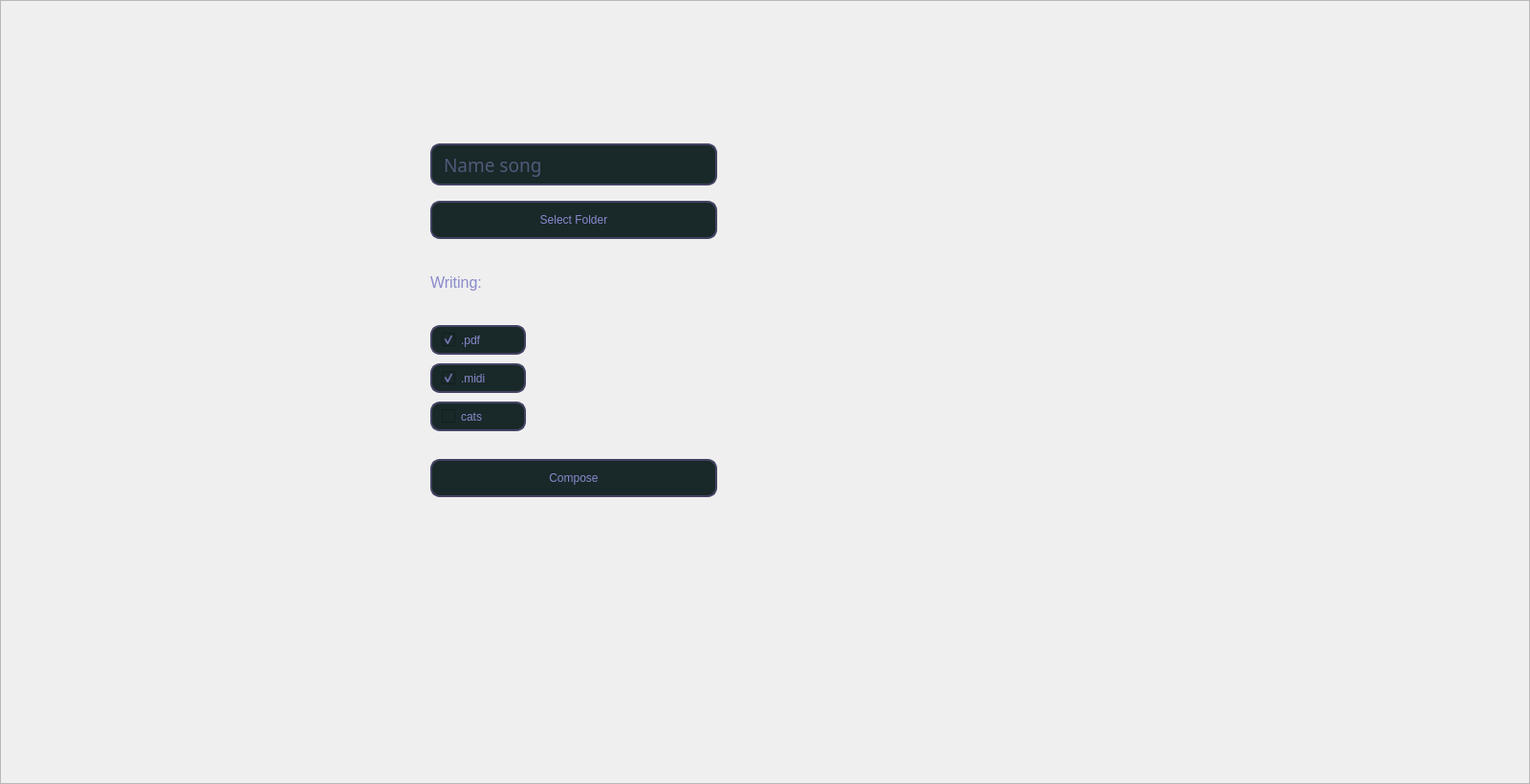
   <widget class="QFrame" name="write">
    <property name="geometry">
     <rect>
      <x>0</x>
      <y>80</y>
      <width>1600</width>
      <height>820</height>
     </rect>
    </property>
    <property name="frameShape">
     <enum>QFrame::StyledPanel</enum>
    </property>
    <property name="frameShadow">
     <enum>QFrame::Raised</enum>
    </property>
    <widget class="QCheckBox" name="pdf">
     <property name="geometry">
      <rect>
       <x>450</x>
       <y>340</y>
       <width>100</width>
       <height>31</height>
      </rect>
     </property>
     <property name="styleSheet">
      <string notr="true">QCheckBox {
	border: 2px solid rgb(67, 67, 100);
	border-radius: 10px;
	color: rgb(137, 137, 206);
	padding-left: 10px;
	padding-right: 10px;
	
	background-color: rgb(25, 40, 40);
}

QCheckBox:hover {
	border: 2px solid rgb(36, 36, 54);
}

QCheckBox:focus {
	border: rgb(85, 170, 255);
	background-color: rgb(24, 40, 40);
}

</string>
     </property>
     <property name="text">
      <string>.pdf</string>
     </property>
     <property name="checkable">
      <bool>true</bool>
     </property>
     <property name="checked">
      <bool>true</bool>
     </property>
    </widget>
    <widget class="QCheckBox" name="midi">
     <property name="geometry">
      <rect>
       <x>450</x>
       <y>380</y>
       <width>100</width>
       <height>31</height>
      </rect>
     </property>
     <property name="styleSheet">
      <string notr="true">QCheckBox {
	border: 2px solid rgb(67, 67, 100);
	border-radius: 10px;
	color: rgb(137, 137, 206);
	padding-left: 10px;
	padding-right: 10px;
	
	background-color: rgb(25, 40, 40);
}

QCheckBox:hover {
	border: 2px solid rgb(36, 36, 54);
}

QCheckBox:focus {
	border: rgb(85, 170, 255);
	background-color: rgb(24, 40, 40);
}

</string>
     </property>
     <property name="text">
      <string>.midi</string>
     </property>
     <property name="checked">
      <bool>true</bool>
     </property>
    </widget>
    <widget class="QPushButton" name="compose">
     <property name="geometry">
      <rect>
       <x>450</x>
       <y>480</y>
       <width>300</width>
       <height>40</height>
      </rect>
     </property>
     <property name="minimumSize">
      <size>
       <width>0</width>
       <height>40</height>
      </size>
     </property>
     <property name="maximumSize">
      <size>
       <width>400</width>
       <height>16777215</height>
      </size>
     </property>
     <property name="styleSheet">
      <string notr="true">QPushButton {
	border: 2px solid rgb(67, 67, 100);
	border-radius: 10px;
	color: rgb(137, 137, 206);
	padding-left: 10px;
	padding-right: 10px;
	
	background-color: rgb(25, 40, 40);
}

QPushButton:hover {
	border: 2px solid rgb(36, 36, 54);
}

QPushButton:focus {
	border: rgb(85, 170, 255);
	background-color: rgb(24, 40, 40);
}

</string>
     </property>
     <property name="text">
      <string>Compose</string>
     </property>
    </widget>
    <widget class="QLabel" name="song_filename_label">
     <property name="geometry">
      <rect>
       <x>520</x>
       <y>280</y>
       <width>171</width>
       <height>30</height>
      </rect>
     </property>
     <property name="maximumSize">
      <size>
       <width>16777215</width>
       <height>30</height>
      </size>
     </property>
     <property name="font">
      <font>
       <pointsize>12</pointsize>
      </font>
     </property>
     <property name="styleSheet">
      <string notr="true">color: rgb(137, 137, 206);</string>
     </property>
     <property name="text">
      <string/>
     </property>
     <property name="alignment">
      <set>Qt::AlignLeading|Qt::AlignLeft|Qt::AlignVCenter</set>
     </property>
     <property name="margin">
      <number>6</number>
     </property>
    </widget>
    <widget class="QCheckBox" name="cats">
     <property name="geometry">
      <rect>
       <x>450</x>
       <y>420</y>
       <width>100</width>
       <height>31</height>
      </rect>
     </property>
     <property name="styleSheet">
      <string notr="true">QCheckBox {
	border: 2px solid rgb(67, 67, 100);
	border-radius: 10px;
	color: rgb(137, 137, 206);
	padding-left: 10px;
	padding-right: 10px;
	
	background-color: rgb(25, 40, 40);
}

QCheckBox:hover {
	border: 2px solid rgb(36, 36, 54);
}

QCheckBox:focus {
	border: rgb(85, 170, 255);
	background-color: rgb(24, 40, 40);
}

</string>
     </property>
     <property name="text">
      <string>cats</string>
     </property>
    </widget>
    <widget class="QLineEdit" name="song_name">
     <property name="geometry">
      <rect>
       <x>450</x>
       <y>150</y>
       <width>300</width>
       <height>44</height>
      </rect>
     </property>
     <property name="minimumSize">
      <size>
       <width>240</width>
       <height>44</height>
      </size>
     </property>
     <property name="font">
      <font>
       <family>Rasa</family>
       <pointsize>14</pointsize>
      </font>
     </property>
     <property name="styleSheet">
      <string notr="true">QLineEdit {
	border: 2px solid rgb(67, 67, 100);
	border-radius: 10px;
	color: rgb(137, 137, 206);
	padding-left: 10px;
	padding-right: 10px;
	
	background-color: rgb(25, 40, 40);
}

QLineEdit:hover {
	border: 2px solid rgb(36, 36, 54);
}

QLineEdit:focus {
	border: rgb(85, 170, 255);
	background-color: rgb(24, 40, 40);
}

</string>
     </property>
     <property name="text">
      <string/>
     </property>
     <property name="cursorPosition">
      <number>0</number>
     </property>
     <property name="placeholderText">
      <string>Name song</string>
     </property>
    </widget>
    <widget class="QPushButton" name="song_folder">
     <property name="geometry">
      <rect>
       <x>450</x>
       <y>210</y>
       <width>300</width>
       <height>40</height>
      </rect>
     </property>
     <property name="minimumSize">
      <size>
       <width>0</width>
       <height>40</height>
      </size>
     </property>
     <property name="maximumSize">
      <size>
       <width>400</width>
       <height>16777215</height>
      </size>
     </property>
     <property name="styleSheet">
      <string notr="true">QPushButton {
	border: 2px solid rgb(67, 67, 100);
	border-radius: 10px;
	color: rgb(137, 137, 206);
	padding-left: 10px;
	padding-right: 10px;
	
	background-color: rgb(25, 40, 40);
}

QPushButton:hover {
	border: 2px solid rgb(36, 36, 54);
}

QPushButton:focus {
	border: rgb(85, 170, 255);
	background-color: rgb(24, 40, 40);
}

</string>
     </property>
     <property name="text">
      <string>Select Folder</string>
     </property>
    </widget>
    <widget class="QLabel" name="writing">
     <property name="geometry">
      <rect>
       <x>450</x>
       <y>280</y>
       <width>74</width>
       <height>30</height>
      </rect>
     </property>
     <property name="maximumSize">
      <size>
       <width>16777215</width>
       <height>30</height>
      </size>
     </property>
     <property name="font">
      <font>
       <pointsize>12</pointsize>
      </font>
     </property>
     <property name="styleSheet">
      <string notr="true">color: rgb(137, 137, 206);</string>
     </property>
     <property name="text">
      <string>Writing:</string>
     </property>
     <property name="alignment">
      <set>Qt::AlignLeading|Qt::AlignLeft|Qt::AlignVCenter</set>
     </property>
     <property name="margin">
      <number>6</number>
     </property>
    </widget>
   </widget>
